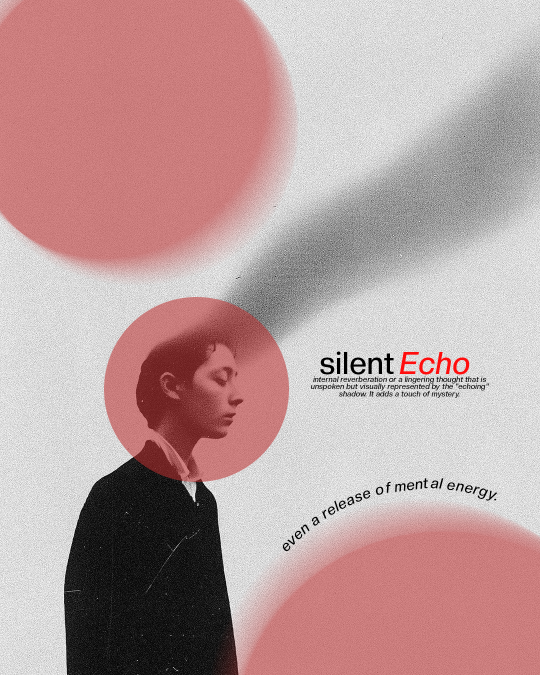
#> input picture graphic designing/476c6bfc-71df-4cf4-be9c-4ee58336339c copy.jpg, 1080 x 1350 px, found by its file name (shown at 1/2 size); its folder holds 4 pictures in this run
$ python process_graphic_design.py
#> lines starting #> are read from the running program, lines starting #| are printed output that depends on the picture
import os
from PIL import Image

def process_images(src_dir, dest_dir, max_size=800, quality=80):
#> called with max_size = 800, quality = 80
    if not os.path.exists(dest_dir):
        os.makedirs(dest_dir)

    # Clear existing files in dest_dir
    for f in os.listdir(dest_dir):
        os.remove(os.path.join(dest_dir, f))

    files = [f for f in os.listdir(src_dir) if f.lower().endswith(('.png', '.jpg', '.jpeg'))]

    for i, filename in enumerate(files):
        src_path = os.path.join(src_dir, filename)
        # Always save as .jpg for consistency in the frontend
        dest_filename = f"{i + 1}.jpg"
        dest_path = os.path.join(dest_dir, dest_filename)

        try:
            with Image.open(src_path) as img:
                # Convert RGBA (PNG) to RGB for JPEG save
#> img is the input picture: PIL image 1080x1350 RGB; mean R, G, B 186.6, 157.4, 157.4
                if img.mode in ('RGBA', 'P'):
                    img = img.convert('RGB')

                width, height = img.size
#> width = 1080; height = 1350
                if width > max_size or height > max_size:
                    if width > height:
                        new_width = max_size
                        new_height = int((max_size / width) * height)
                    else:
                        new_height = max_size
                        new_width = int((max_size / height) * width)
#> new_width = 640

                    resized_img = img.resize((new_width, new_height), Image.Resampling.LANCZOS)
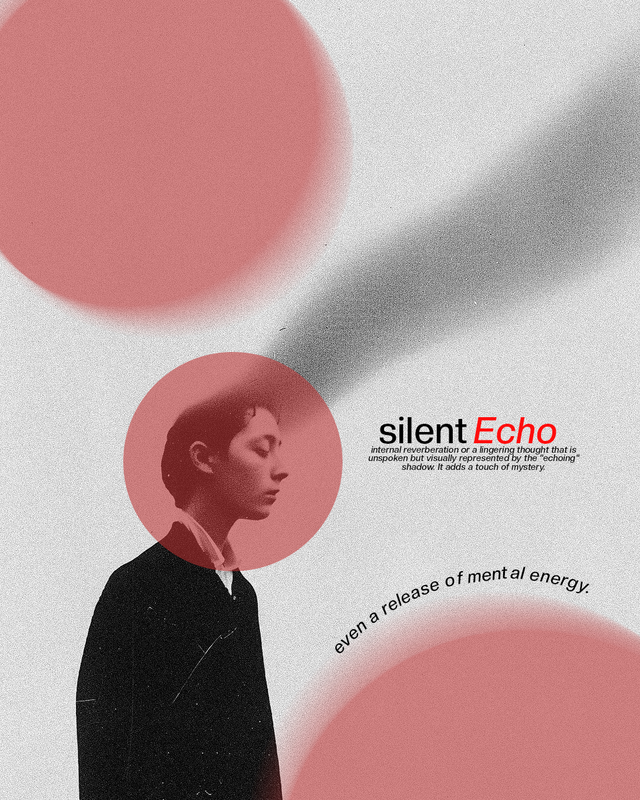
#> resized_img: PIL image 640x800 RGB; mean R, G, B 186.6, 157.4, 157.4
                    resized_img.save(dest_path, "JPEG", quality=quality, optimize=True)
                else:
                    img.save(dest_path, "JPEG", quality=quality, optimize=True)
                print(f"Processed {filename} -> {dest_filename}")
        except Exception as e:
            print(f"Error processing {filename}: {e}")

if __name__ == "__main__":
    src_dir = r"D:\works\works\portfolio2\graphic designing"
    dest_dir = r"D:\works\works\portfolio2\public\images\graphic-designing"
    process_images(src_dir, dest_dir)
    print("Done processing graphic design images.")
